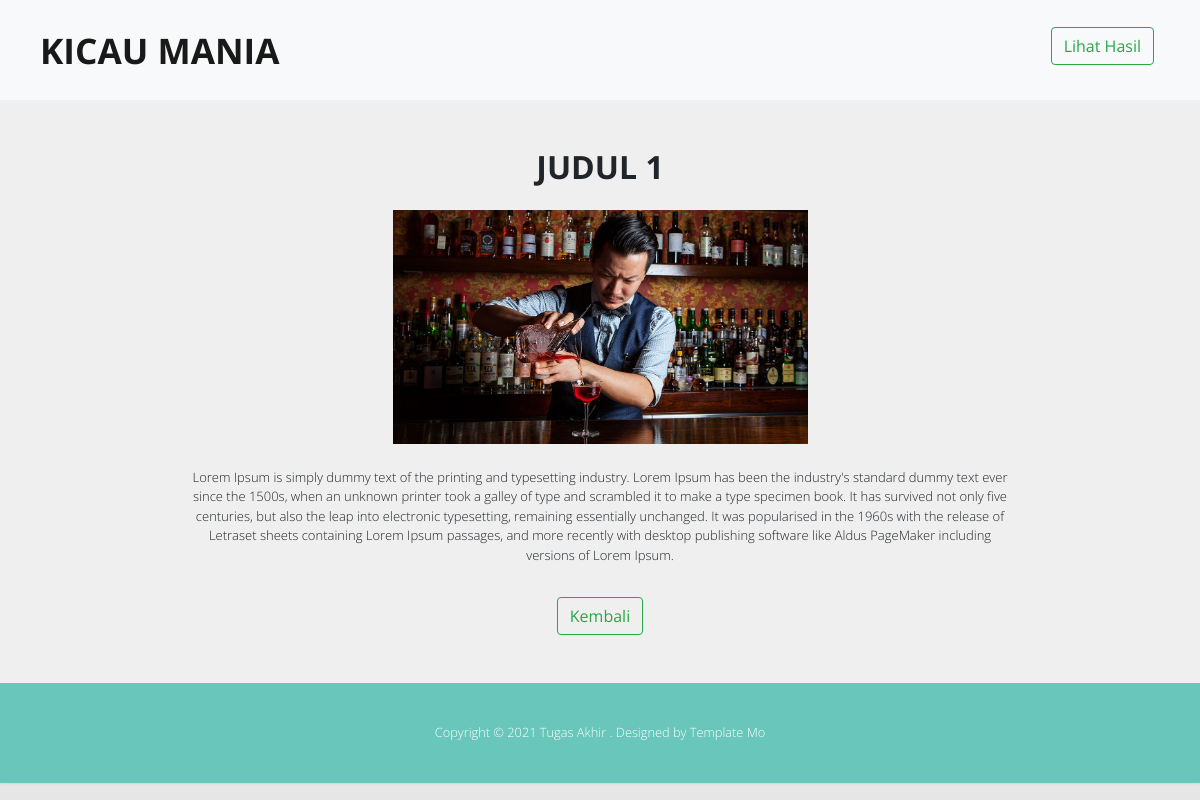
Page /home/detail/4 on the committed database.
### tables this page shows
CREATE TABLE `post` (
  `id` int(10) NOT NULL,
  `title` varchar(1000) NOT NULL,
  `foto` varchar(255) NOT NULL,
  `deskripsi` text NOT NULL,
  `created_at` timestamp NOT NULL DEFAULT CURRENT_TIMESTAMP
);

### application/controllers/Home.php (called while the page is built, shortened)
<?php
class Home extends CI_Controller {
    function __construct(){
        $this->load->model('Madmin');
    }
    public function detail($id){
        $post = $this->Madmin->get_post($id)->row();
        $data = [
            'title' => 'Post',
            'post' => $post
        ];
        $this->load->view('detail', $data);
    }
}

### index.php (called while the page is built, shortened)
<?php
require_once BASEPATH.'core/CodeIgniter.php';

### application/models/Madmin.php (called while the page is built, shortened)
<?php
class Madmin extends CI_Model {
    public function get_post($id=null){
        if($id!=null){
            $this->db->where('id', $id);
        }
        return $this->db->get('post');
    }
}

### application/views/detail.php (the view, shortened to what this page needs)
<!DOCTYPE html>
<html lang="en">
<head>
	<link rel="stylesheet" href="font-awesome-4.7.0/css/font-awesome.min.css">
	<link rel="stylesheet" href="<?=base_url('assets/utama/css/bootstrap.min.css')?>">
	<link rel="stylesheet" type="text/css" href="<?=base_url('assets/utama/css/datepicker.css')?>" />
	<link rel="stylesheet" type="text/css" href="<?=base_url('assets/utama/slick/slick.css')?>" />
	<link rel="stylesheet" type="text/css" href="<?=base_url('assets/utama/slick/slick-theme.css')?>" />
	<link rel="stylesheet" href="<?=base_url('assets/utama/css/templatemo-style.css')?>">
</head>
<body>
	<div class="tm-main-content" id="top">
		<nav class="navbar navbar-expand-lg navbar-light bg-light" style="height: 100px;">
			<div class="row" style="width: 100%;">
				<div class="col-lg-6">
					<a class="navbar-brand pl-4" href="<?=base_url('/')?>">Kicau Mania</a>
				</div>
				<div class="col-lg-6">
					<a href="<?=base_url('home/hasil')?>" class="float-right"><button class="mt-2 btn btn-outline-success"
							type="button">Lihat Hasil</button></a>
				</div>
			</div>
		</nav>
		<div class="tm-page-wrap mx-auto">
			<section class="p-5 tm-container-outer tm-bg-gray">
				<div class="container">
					<div class="row">
						<div class="col-xs-12 mx-auto tm-about-text-wrap text-center">
							<h2 class="text-uppercase mb-4"><strong><?=$post->title?></strong></h2>
                            <img src="<?=base_url('assets/post/'.$post->foto)?>" width="50%" alt="Image">
							<p class="mb-4 mt-4"><?=$post->deskripsi?></p>
                            <a href="<?=base_url('home')?>"><button class="mt-2 btn btn-outline-success"
							type="button">Kembali</button></a>
						</div>
					</div>
				</div>
			</section>
			<footer class="tm-container-outer">
				<p class="mb-0">Copyright © <span class="tm-current-year">2021</span> Tugas Akhir
					. Designed by <a rel="nofollow" href="http://www.google.com/+templatemo" target="_parent">Template
						Mo</a></p>
			</footer>
		</div>
	</div>
</body>
</html>

### assets/utama/css/templatemo-style.css (style rules this page uses)
body { font-family: 'Open Sans', Helvetica, Arial, sans-serif; font-size: 13px; font-weight: 300; background: #e6e6e6; }
a, button { transition: all 0.3s ease; }
p:last-child { margin-bottom: 0; }
.tm-page-wrap { max-width: 1400px; box-shadow: 0 0 3px rgba(0, 0, 0, 0.15); background: white; }
.tm-container-outer { max-width: 1400px; margin: 0 auto; }
.navbar-brand { font-size: 2.2rem; text-transform: uppercase; }
.navbar { font-weight: 700; width: 100%; padding-top: 0; padding-bottom: 0; }
.tm-bg-gray { background-color: #efefef; }
.tm-about-text-wrap { max-width: 830px; }
footer { background: #69c6ba; padding-top: 40px; padding-bottom: 40px; text-align: center; font-size: 0.8rem; }
footer a { color: #fff; }
footer p { color: white; }

### rows in the picture
post: title "JUDUL 1", foto (picture), deskripsi "Lorem Ipsum is simply dummy text of the printing and typesetting industry. Lorem Ipsum has been the industry's standard dummy text ever since the 1500s, when an unknown printer took a galley of type and scrambled it to make a type specimen book. It has survived not only five centuries, but also the leap into electronic typesetting, remaining essentially unchanged. It was popularised in the 1960s with the release of Letraset sheets containing Lorem Ipsum passages, and more recently with desktop publishing software like Aldus PageMaker including versions of Lorem Ipsum."
